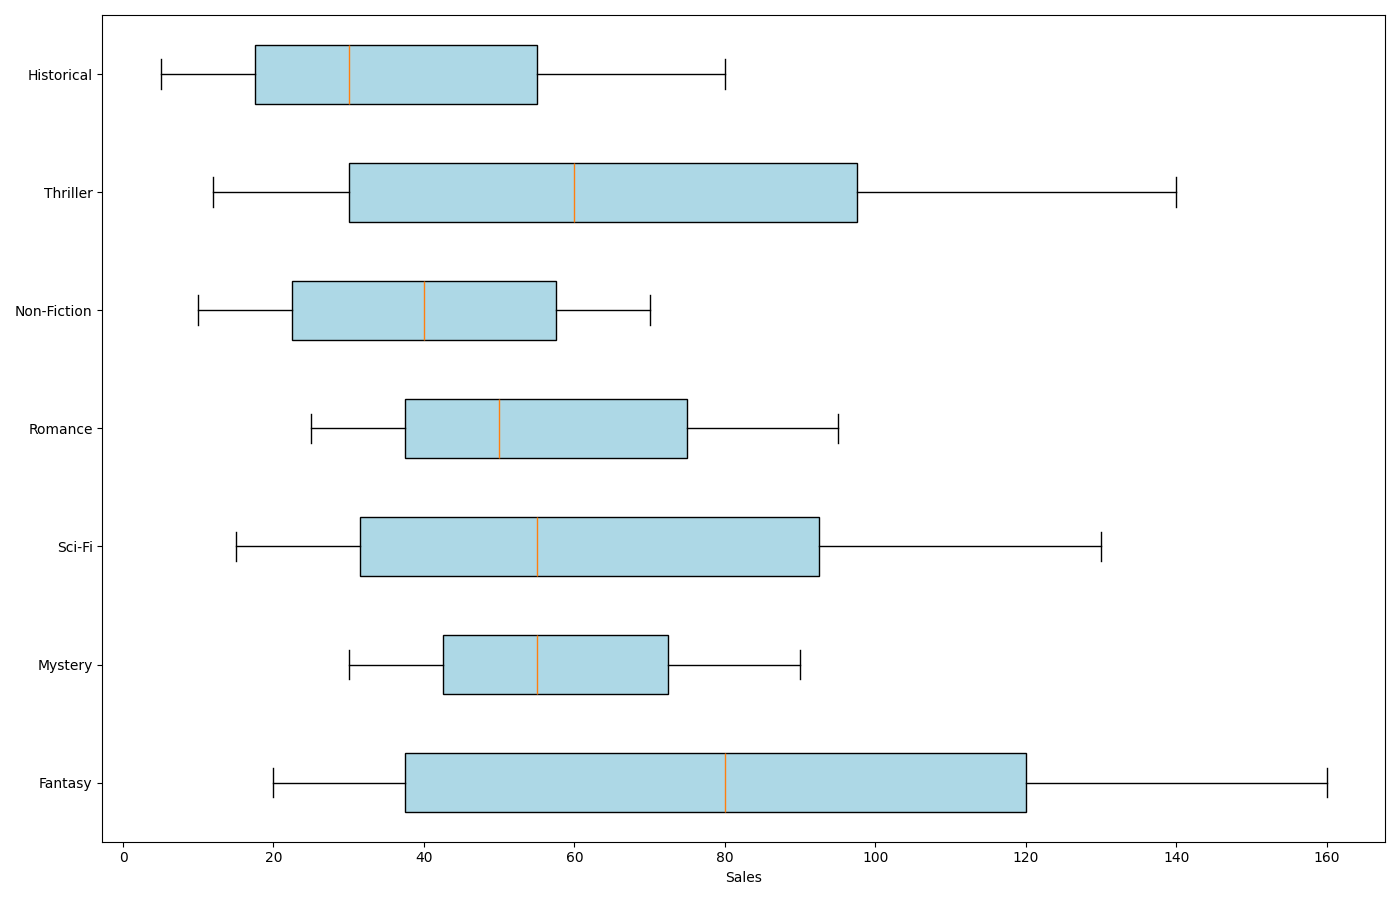

Write the Python code that produced this figure.
import numpy as np
import matplotlib.pyplot as plt

# Define the data
fantasy = np.array([20, 25, 30, 45, 65, 80, 95, 110, 130, 145, 160])
mystery = np.array([30, 35, 40, 45, 50, 55, 65, 70, 75, 85, 90])
science_fiction = np.array([15, 20, 28, 35, 45, 55, 70, 85, 100, 115, 130])
romance = np.array([25, 30, 35, 40, 45, 50, 60, 70, 80, 85, 95])
non_fiction = np.array([10, 15, 20, 25, 30, 40, 50, 55, 60, 65, 70])
thriller = np.array([12, 18, 25, 35, 48, 60, 75, 90, 105, 125, 140])
historical = np.array([5, 10, 15, 20, 25, 30, 40, 50, 60, 70, 80])

genre_data = [fantasy, mystery, science_fiction, romance, non_fiction, thriller, historical]

labels = ['Fantasy', 'Mystery', 'Sci-Fi', 'Romance', 'Non-Fiction', 'Thriller', 'Historical']

# Create the figure and axes
fig, ax = plt.subplots(figsize=(14, 9))

# Plot a horizontal box plot with a single color for all boxes
ax.boxplot(genre_data, vert=False, patch_artist=True, labels=labels,
           boxprops=dict(facecolor='lightblue'))

ax.set_xlabel('Sales')

plt.tight_layout()
plt.show()
